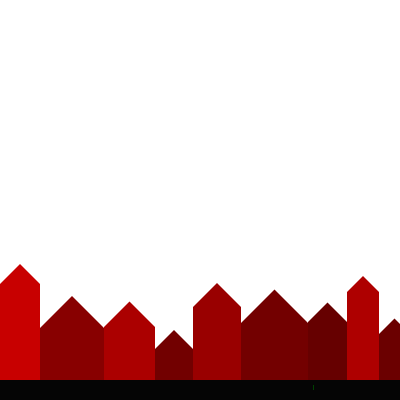
Frame 1 (no input)
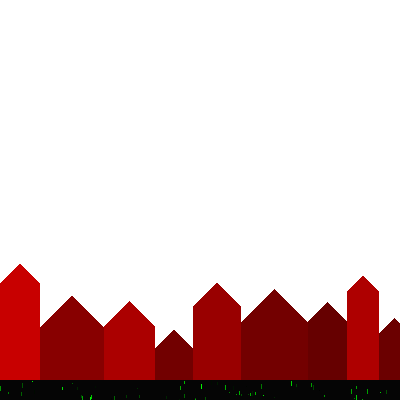
Frame 60 (the mouse pressed at the canvas centre just before this capture)
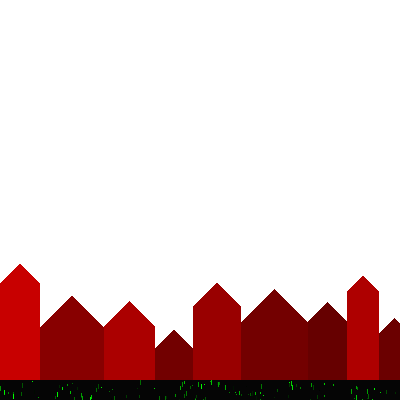
Frame 120 (the mouse held since frame 60 and released just before this capture)

The Processing sketch that drew these frames (run headless with seeded random() and noise(); from frame 60 on, the mouse is pressed at the canvas centre):

// Processing sketch: processing_115581
// ── processing_115581.pde

House[] houses=new House[10];

void setup() {
  size(400, 400);
  rectMode(CORNER);
  int x=0;
  int y=height-20;
  background(255);
  for (int i=0; i<houses.length;i++) {
    houses[i]= new House(x, y);   
    x+=houses[i].hausWidth;
  }
  fill(5);
  noStroke();
  rect(0, height-20, width, height);
}


void draw() {


  for (int i=0; i<houses.length;i++) {
    houses[i].draw();
  }

  fill(0, random(255), 0);
  rect(int(random(width)), int(random(height-20, height)), 1, int(random(1, 6)));
}


class House {

  color col;
  int x, y;
  float hausWidth;
  float hausHeight;

  //constructor
  House(int xloc, int yloc) {
    x=xloc;
    y=yloc;    //?
    col= color((int)random(100, 255), 0, 0);
    hausWidth=(int)random(30, 70);
    hausHeight=(int)random(30, 100);
  }

  void draw() {
    noStroke();
    fill(col);
    rect(x, y-hausHeight, hausWidth, hausHeight);
    triangle(x, y-hausHeight, x+hausWidth, y-hausHeight, x+hausWidth/2, (y-hausHeight)-hausWidth/2);
  }
}
